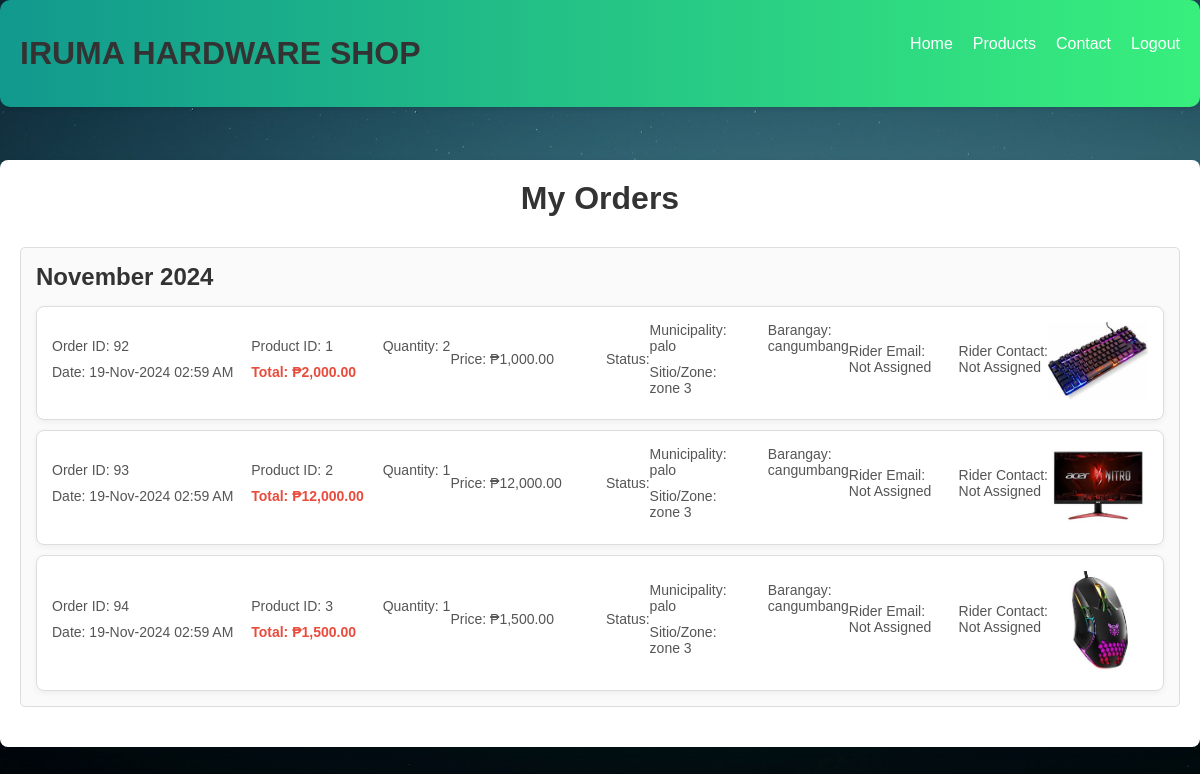
The page /orders.php (signed in) on the database its author committed.
### tables this page shows
CREATE TABLE `orders` (
  `order_id` int(11) NOT NULL,
  `product_id` int(11) DEFAULT NULL,
  `quantity` int(11) DEFAULT NULL,
  `price` decimal(10,2) DEFAULT NULL,
  `total` decimal(10,2) DEFAULT NULL,
  `user_email` varchar(255) NOT NULL,
  `emailofdeliveryrider` varchar(50) NOT NULL,
  `created_at` timestamp NOT NULL DEFAULT current_timestamp(),
  `image_path` blob DEFAULT NULL,
  `status` varchar(50) DEFAULT NULL,
  `evidence_path` varchar(255) DEFAULT NULL,
  `evidence_image` varchar(255) DEFAULT NULL
);

CREATE TABLE `user` (
  `id` int(11) NOT NULL,
  `email` varchar(100) NOT NULL,
  `password` varchar(255) NOT NULL,
  `created_at` timestamp NOT NULL DEFAULT current_timestamp(),
  `municipality` varchar(50) NOT NULL,
  `barangay` varchar(50) NOT NULL,
  `sitioorzone` varchar(50) NOT NULL,
  `contact` varchar(15) DEFAULT NULL,
  `role` enum('Admin','Guest','Delivery Rider') DEFAULT 'Guest',
  `reset_token` varchar(255) DEFAULT NULL
);

### orders.php (the view, shortened to what this page needs)
<?php
include('db.php');
$user_email = $_SESSION['user_email'];
$sql = "SELECT
            DATE_FORMAT(o.created_at, '%M %Y') AS order_month,
            o.order_id,
            o.product_id,
            o.quantity,
            o.price,
            o.total,
            o.user_email,
            o.emailofdeliveryrider,
            o.created_at,
            o.image_path,
            o.status,
            o.evidence_path,
            o.evidence_image,
            u1.municipality AS guest_municipality,
            u1.barangay AS guest_barangay,
            u1.sitioorzone AS guest_sitioorzone,
            u2.contact AS rider_contact
        FROM orders o
        LEFT JOIN user u1 ON o.user_email = u1.email
        LEFT JOIN user u2 ON o.emailofdeliveryrider = u2.email
        WHERE o.user_email = ?
        ORDER BY o.created_at DESC";
$stmt = $conn->prepare($sql);
$stmt->bind_param("s", $user_email);
$stmt->execute();
$result = $stmt->get_result();
$orders_by_month = [];
while ($row = $result->fetch_assoc()) {
    $month = $row['order_month'];
    if (!isset($orders_by_month[$month])) {
        $orders_by_month[$month] = [];
    }
    $orders_by_month[$month][] = $row;
}
?>
<!DOCTYPE html>
<html lang="en">
<head>
    <link rel="stylesheet" href="style.css?v=<?php echo time(); ?>">
</head>
<body>
<header>
        <div class="containers">
                <h1>IRUMA HARDWARE SHOP</h1>
                <nav>
                    <ul>
                        <li><a href="index.php">Home</a></li>
                        <li><a href="#">Products</a></li>
                        <li><a href="#">Contact</a></li>
                        <?php if (isset($_SESSION['user_email'])) { ?>
                            <li><a href="logout.php" class="logout-btn">Logout</a></li>
                        <?php } else { ?>
                            <li><a href="login.php" class="login-btn">Login</a></li>
                        <?php } ?>
                    </ul>
                </nav>
            </div>
        </header>
    <div class="container">
        <h1>My Orders</h1>
        <?php if (count($orders_by_month) > 0): ?>
            <?php foreach ($orders_by_month as $month => $orders): ?>
                <div class="month-section">
                    <h2><?php echo $month; ?></h2>
                    <?php foreach ($orders as $order): ?>
                        <div class="order-item">
    <div class="order-details">
        <span>Order ID: <?php echo $order['order_id']; ?></span>
        <span>Date: <?php echo date('d-M-Y h:i A', strtotime($order['created_at'])); ?></span>
    </div>
    <div class="order-details">
        <span>Product ID: <?php echo $order['product_id']; ?></span>
        <span>Quantity: <?php echo $order['quantity']; ?></span>
        <span class="order-total">Total: ₱<?php echo number_format($order['total'], 2); ?></span>
    </div>
    <div class="order-details">
        <span>Price: ₱<?php echo number_format($order['price'], 2); ?></span>
        <span>Status: <br><?php echo ucfirst($order['status']); ?></span>
    </div>
    <div class="order-details">
        <span>Municipality: <br><?php echo $order['guest_municipality']; ?></span>
        <span>Barangay: <br><?php echo $order['guest_barangay']; ?></span>
        <span>Sitio/Zone: <br><?php echo $order['guest_sitioorzone']; ?></span>
    </div>
    <div class="order-details">
        <span>Rider Email: <br><?php echo $order['emailofdeliveryrider'] ? $order['emailofdeliveryrider'] : 'Not Assigned'; ?></span>
        <span>Rider Contact: <br><?php echo $order['rider_contact'] ? $order['rider_contact'] : 'Not Assigned'; ?></span>
    </div>
    <div class="order-image">
        <img src="<?php echo $order['image_path']; ?>" alt="Product Image" style="width: 100px;">
    </div>
</div>
                    <?php endforeach; ?>
                </div>
            <?php endforeach; ?>
        <?php else: ?>
            <p>No orders found for your account.</p>
        <?php endif; ?>
    </div>
</body>
</html>

### style.css (style rules this page uses)
* { margin: 0; padding: 0; box-sizing: border-box; font-family: "Poppins", sans-serif; }
body { display: flex; justify-content: center; align-items: center; min-height: 90vh; padding-top: 10px; background: url('bg.jpg') no-repeat center center/cover; }

### orders.php (style rules this page uses)
body { font-family: 'Arial', sans-serif; background-color: #f4f4f4; margin: 0; padding: 0; }
.container { max-width:1200px; margin: 40px auto; margin-top:160px; padding: 20px; background-color: #fff; border-radius: 8px; box-shadow: 0 4px 10px rgba(0, 0, 0, 0.1); }
h1 { font-size: 32px; text-align: center; color: #333; margin-bottom: 30px; }
h2 { font-size: 24px; color: #333; margin-bottom: 15px; }
.month-section { padding: 15px; border: 1px solid #ddd; margin-bottom: 20px; border-radius: 5px; background-color: #fafafa; }
.order-item { padding: 15px; border: 1px solid #ddd; margin-bottom: 10px; border-radius: 8px; background-color: #fff; display: flex; align-items: center; box-shadow: 0 2px 6px rgba(0, 0, 0, 0.05); }
.order-item:last-child { margin-bottom: 0; }
.order-details { width: 100%; display: flex; flex-wrap: wrap; justify-content: space-between; gap: 10px; margin-bottom: 8px; align-items: flex-start; }
.order-details span { font-size: 14px; color: #555; text-align: left; }
.order-details .order-total { font-weight: bold; color: #e74c3c; }
header { position: fixed; top: 0; background: linear-gradient(to right, #11998e, #38ef7d); color: #ffffff; padding: 15px 0; text-align: center; margin-bottom: 20px; width: 100%; border-radius: 10px; box-shadow: 0 2px 4px rgba(0, 0, 0, 0.1); }
header h1 { font-size: 2rem; margin: 0; }
header nav ul { list-style-type: none; padding: 0; margin: 0; display: flex; justify-content: center; gap: 20px; }
header nav ul li { display: inline; }
header nav ul li a { color: #ffffff; text-decoration: none; font-size: 1rem; transition: color 0.3s ease; }
.containers { max-width: 1200px; margin: 0 auto; padding: 20px; display: flex; flex-wrap: wrap; justify-content: space-between; }

### rows shown on the page
orders: month "November 2024", order_id "94", created_at "19-Nov-2024 02:59 AM", product "3", quantity "1", total "1,500.00", price "1,500.00", user.municipality "palo", user.barangay "cangumbang", user.sitioorzone "zone 3", emailofdeliveryrider "Not Assigned", image_path (picture)
orders: order_id "92", created_at "19-Nov-2024 02:59 AM", product "1", quantity "2", total "2,000.00", price "1,000.00", user.municipality "palo", user.barangay "cangumbang", user.sitioorzone "zone 3", emailofdeliveryrider "Not Assigned", image_path (picture)
orders: order_id "93", created_at "19-Nov-2024 02:59 AM", product "2", quantity "1", total "12,000.00", price "12,000.00", user.municipality "palo", user.barangay "cangumbang", user.sitioorzone "zone 3", emailofdeliveryrider "Not Assigned", image_path (picture)
